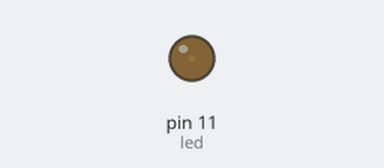
This sketch was run on a simulated Arduino Uno, built with avr-gcc and run on an emulated ATmega328P. On the bench: output pins drawn as LEDs (lit = HIGH).

Above: at 0.05 s.
At 0.95 s:
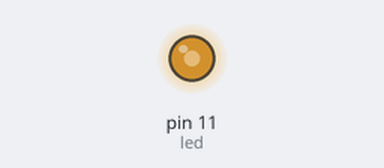
At 1.4 s:
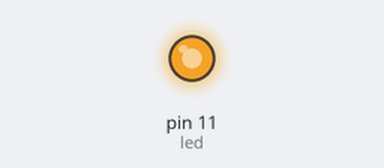
At 2.75 s:
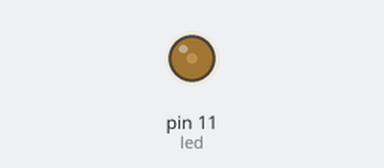
Timing chart, 0 to 7.0 s (numbered marks = the images above):
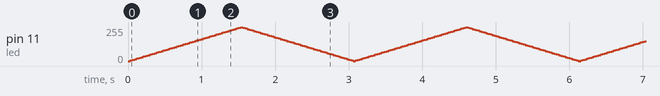

The sketch:

Fading_led.ino
```cpp
int led = 11;
int brightness = 0;
int fadeAmount = 5;

void setup() {
  // put your setup code here, to run once:
  pinMode(led, OUTPUT);
}

void loop() {
  // put your main code here, to run repeatedly:

  analogWrite(11, brightness);

  brightness += fadeAmount;

  if(brightness <= 0 || brightness >= 255){

    fadeAmount =- fadeAmount;
  }

    delay (30);


}
```
